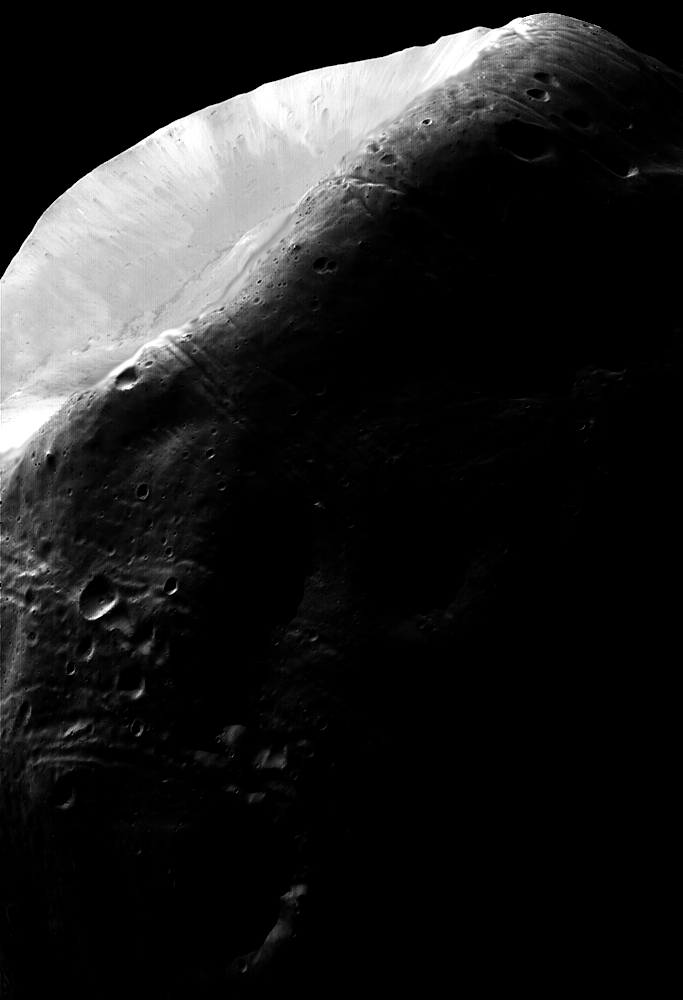
%> input picture Assignment_1_Files/MoonPhobos.tif, 683 x 1000 px
$ octave --eval "show_pixel_hist('../Assignment_1_Files/MoonPhobos.tif');"   (GNU Octave 9; MATLAB toolbox functions it lacks are replaced by stand-ins)
%> lines starting %> are read from the running program, lines starting %| are printed output that depends on the picture
function show_pixel_hist(tif)
%> called with tif = '../Assignment_1_Files/MoonPhobos.tif'
    pout = imread(tif); %Reads in image input
%> pout is the input picture: size 1000x683 uint8; min 0, max 255, mean 31.7
    [hval,pixval]= imhist(pout);
%> hval = 256 values, max 421847 at index 1, min 11 at index 91, mean 2668; pixval = 256 values from 0 to 255
%> `show_pixel_hist('../Assignment_1_Files/MoonPhobos.tif');`:
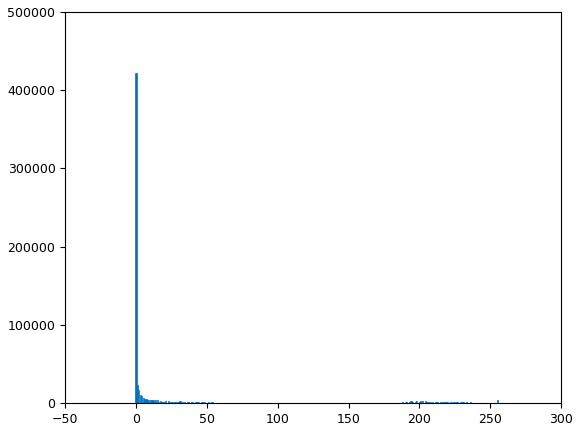
%> figure redrawn from the program's plot data; tallest bar 421847 high, from x = -0.4 to 0.4

    figure
    bar(pixval,hval)
end
